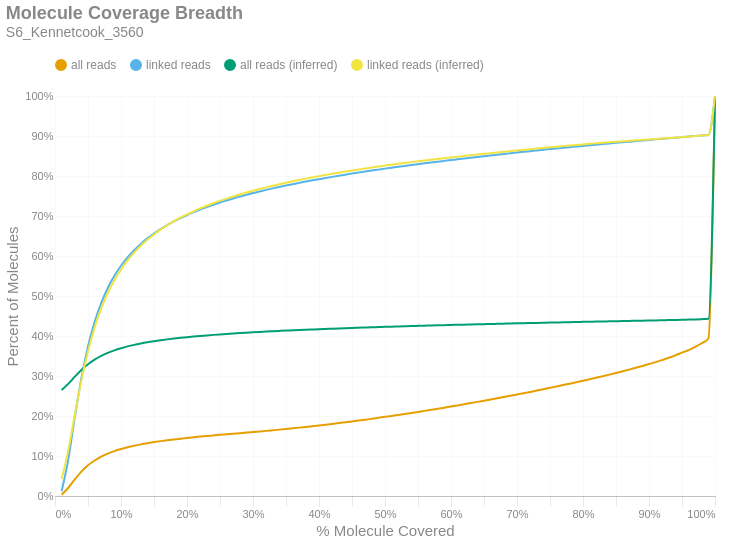

Write notebook code for a chart like this one.
### Markdown cell above
### Molecule Read Coverage
This chart shows molecule coverage breadth as computed by the number of bases aligned to that molecule. In other words, "*how much of each unique long molecule is actually sequenced/aligned?*" Keep in mind there is a distinction between sequences and alignments, since some sequences belonging to a particular molecule may not align well and wouldn't appear in the alignment data. This chart also shows molecule coverage breadth as computed by the *inferred fragment* from which the aligned sequences originate. Unlike read coverage, this calculation takes into account the total insert size, including unsequenced gaps between the forward and reverse reads. Like the previous figures, these are cumulative percents.

### Code cell
if SKIPLR:
    print_html(f"Skipped")
else:
    binned_df = consolidated_hist(valids['coverage_bp'], mask, 0.01, True)
    binned_df_inf = consolidated_hist(valids['coverage_inserts'], mask, 0.01, True)
    binned_df = binned_df.with_columns(pl.lit(binned_df_inf['all reads (cumsum)']).alias('all reads (inferred)'))
    binned_df = binned_df.with_columns(pl.lit(binned_df_inf['linked reads (cumsum)']).alias('linked reads (inferred)'))
    binned_df = binned_df.with_columns(
        (pl.col('bin').cast(pl.Float64) + 0.01).alias('right_edge')
    )

    with SafeRender(binned_df):
        (
            density_plot(binned_df, 'Molecule Coverage Breadth', samplename, 'molcov', ['all reads (inferred)','linked reads (inferred)'])
            .encode(
                #x=alt.X('bin:Q', title="% Molecule Covered").axis(format = '%').scale(padding=0),
                x=alt.X('right_edge:Q', title="% Molecule Covered").axis(format='%').scale(padding=0),
                y=alt.Y('value:Q', title='Percent of Molecules')
                    .axis(format='%')
                    .stack(False)
                    .scale(domainMin=0, padding=0),
                color=alt.Color("key:N").scale(domain = ["all reads", "linked reads", "all reads (inferred)", "linked reads (inferred)"]),
                tooltip = [
                    alt.Tooltip("key:N", title = "Data Type"),
                    alt.Tooltip("range_label:N", title="% Molecule Covered"),
                    alt.Tooltip("value:Q", format = ".2%", title="% Molecules")
                ]
            )
        ).display()

### Figure 1 — Vega-Lite specification as saved in the notebook (floating-point values rounded to 4 significant figures)
{"width": "container", "height": 400, "config": {"title": {"anchor": "start", "dy": -15, "fontSize": 18, "color": "#888888", "subtitleColor": "#888888", "subtitleFontSize": 14}, "arc": {"fill": "#0072B2"}, "axis": {"domainColor": "#888888", "domainWidth": 0.5, "gridWidth": 0.2, "grid": false, "titleFontWeight": 400, "titleFontSize": 15, "labelFontSize": 11, "labelColor": "#888888", "tickColor": "#888888", "tickWidth": 0.2, "titleColor": "#888888"}, "axisBand": {"grid": false}, "axisX": {"grid": true, "tickSize": 10, "domainCap": "round"}, "axisY": {"domain": false, "grid": true, "tickSize": 0, "domainCap": "round"}, "background": "transparent", "header": {"labelFontSize": 15, "labelColor": "#888888", "titleFontSize": 15, "titleFontWeight": 600, "titleColor": "#888888"}, "legend": {"labelFont": "sans-serif", "labelFontSize": 12, "labelColor": "#888888", "symbolSize": 100, "symbolType": "circle", "titleFontSize": 12, "titlePadding": 10, "titleColor": "#888888", "title": null, "orient": "top"}, "range": {"category": ["#E69F00", "#56B4E9", "#009E73", "#F0E442", "#0072B2", "#D55E00", "#CC79A7", "#000000"], "diverging": ["#cfe8f3", "#a2d4ec", "#73bfe2", "#46abdb", "#1696d2", "#12719e"]}, "area": {"fill": "#0072B2", "fillOpacity": 0.7, "line": true, "strokeOpacity": 0.7}, "line": {"color": "#0072B2", "stroke": "#0072B2", "strokeWidth": 2}, "trail": {"color": "#0072B2", "stroke": "#0072B2", "strokeWidth": 0, "size": 1}, "point": {"filled": true, "fillOpacity": 1.0, "size": 95}, "text": {"color": "#888888", "fontSize": 11, "align": "right", "fontWeight": 400, "size": 11}, "bar": {"fill": "#0072B2", "stroke": null}, "view": {"stroke": null, "continuousWidth": 660, "continuousHeight": 400}}, "data": {"name": "data-fa548a279d68093fa78ad9e9ed9633af"}, "mark": {"type": "line", "interpolate": "monotone", "point": {"opacity": 0, "size": 275}}, "encoding": {"color": {"field": "key", "scale": {"domain": ["all reads", "linked reads", "all reads (inferred)", "linked reads (inferred)"]}, "type": "nominal"}, "tooltip": [{"field": "key", "title": "Data Type", "type": "nominal"}, {"field": "range_label", "title": "% Molecule Covered", "type": "nominal"}, {"field": "value", "format": ".2%", "title": "% Molecules", "type": "quantitative"}], "x": {"axis": {"format": "%"}, "field": "right_edge", "scale": {"padding": 0}, "title": "% Molecule Covered", "type": "quantitative"}, "y": {"axis": {"format": "%"}, "field": "value", "scale": {"domainMin": 0, "padding": 0}, "stack": false, "title": "Percent of Molecules", "type": "quantitative"}}, "params": [{"name": "param_c36ac31b6afebe62", "select": {"type": "point", "fields": ["key"]}, "bind": "legend"}], "title": {"text": "Molecule Coverage Breadth", "subtitle": "S6_Kennetcook_3560"}, "transform": [{"fold": ["all reads (cumsum)", "linked reads (cumsum)", "all reads (inferred)", "linked reads (inferred)"]}, {"calculate": "replace(datum.key, ' (cumsum)', '')", "as": "key"}, {"filter": {"param": "param_c36ac31b6afebe62"}}], "usermeta": {"embedOptions": {"downloadFileName": "S6_Kennetcook_3560.molcov"}}, "$schema": "https://vega.github.io/schema/vega-lite/v6.1.0.json", "datasets": {"data-fa548a279d68093fa78ad9e9ed9633af": [{"bin": "0.0", "interval": "0.0-0.01", "all reads": 0.003295, "linked reads": 0.01172, "all reads (cumsum)": 0.003295, "linked reads (cumsum)": 0.01172, "range_label": "0.0-0.01", "all reads (inferred)": 0.2652, "linked reads (inferred)": 0.04228, "right_edge": 0.01}, {"bin": "0.01", "interval": "0.01-0.02", "all reads": 0.01671, "linked reads": 0.07842, "all reads (cumsum)": 0.02001, "linked reads (cumsum)": 0.09013, "range_label": "0.01-0.02", "all reads (inferred)": 0.2802, "linked reads (inferred)": 0.1128, "right_edge": 0.02}, {"bin": "0.02", "interval": "0.02-0.03", "all reads": 0.02157, "linked reads": 0.1071, "all reads (cumsum)": 0.04158, "linked reads (cumsum)": 0.1973, "range_label": "0.02-0.03", "all reads (inferred)": 0.2983, "linked reads (inferred)": 0.2032, "right_edge": 0.03}, {"bin": "0.03", "interval": "0.03-0.04", "all reads": 0.01943, "linked reads": 0.09781, "all reads (cumsum)": 0.06101, "linked reads (cumsum)": 0.2951, "range_label": "0.03-0.04", "all reads (inferred)": 0.3152, "linked reads (inferred)": 0.2891, "right_edge": 0.04}, {"bin": "0.04", "interval": "0.04-0.05", "all reads": 0.01565, "linked reads": 0.07897, "all reads (cumsum)": 0.07666, "linked reads (cumsum)": 0.3741, "range_label": "0.04-0.05", "all reads (inferred)": 0.3294, "linked reads (inferred)": 0.3617, "right_edge": 0.05}, {"bin": "0.05", "interval": "0.05-0.06", "all reads": 0.01219, "linked reads": 0.06102, "all reads (cumsum)": 0.08885, "linked reads (cumsum)": 0.4351, "range_label": "0.05-0.06", "all reads (inferred)": 0.3409, "linked reads (inferred)": 0.421, "right_edge": 0.06}, {"bin": "0.06", "interval": "0.06-0.07", "all reads": 0.009532, "linked reads": 0.04737, "all reads (cumsum)": 0.09838, "linked reads (cumsum)": 0.4824, "range_label": "0.06-0.07", "all reads (inferred)": 0.3503, "linked reads (inferred)": 0.4689, "right_edge": 0.07}, {"bin": "0.07", "interval": "0.07-0.08", "all reads": 0.007625, "linked reads": 0.03761, "all reads (cumsum)": 0.106, "linked reads (cumsum)": 0.52, "range_label": "0.07-0.08", "all reads (inferred)": 0.3579, "linked reads (inferred)": 0.5076, "right_edge": 0.08}, {"bin": "0.08", "interval": "0.08-0.09", "all reads": 0.006197, "linked reads": 0.0303, "all reads (cumsum)": 0.1122, "linked reads (cumsum)": 0.5503, "range_label": "0.08-0.09", "all reads (inferred)": 0.3642, "linked reads (inferred)": 0.5394, "right_edge": 0.09}, {"bin": "0.09", "interval": "0.09-0.1", "all reads": 0.005228, "linked reads": 0.02522, "all reads (cumsum)": 0.1174, "linked reads (cumsum)": 0.5756, "range_label": "0.09-0.1", "all reads (inferred)": 0.3695, "linked reads (inferred)": 0.5662, "right_edge": 0.1}, {"bin": "0.1", "interval": "0.1-0.11", "all reads": 0.004455, "linked reads": 0.02107, "all reads (cumsum)": 0.1219, "linked reads (cumsum)": 0.5966, "range_label": "0.1-0.11", "all reads (inferred)": 0.374, "linked reads (inferred)": 0.5891, "right_edge": 0.11}, {"bin": "0.11", "interval": "0.11-0.12", "all reads": 0.003801, "linked reads": 0.01788, "all reads (cumsum)": 0.1257, "linked reads (cumsum)": 0.6145, "range_label": "0.11-0.12", "all reads (inferred)": 0.3779, "linked reads (inferred)": 0.6085, "right_edge": 0.12}, {"bin": "0.12", "interval": "0.12-0.13", "all reads": 0.003374, "linked reads": 0.01572, "all reads (cumsum)": 0.1291, "linked reads (cumsum)": 0.6302, "range_label": "0.12-0.13", "all reads (inferred)": 0.3812, "linked reads (inferred)": 0.6254, "right_edge": 0.13}, {"bin": "0.13", "interval": "0.13-0.14", "all reads": 0.002985, "linked reads": 0.01379, "all reads (cumsum)": 0.132, "linked reads (cumsum)": 0.644, "range_label": "0.13-0.14", "all reads (inferred)": 0.3843, "linked reads (inferred)": 0.6406, "right_edge": 0.14}, {"bin": "0.14", "interval": "0.14-0.15", "all reads": 0.002677, "linked reads": 0.01226, "all reads (cumsum)": 0.1347, "linked reads (cumsum)": 0.6563, "range_label": "0.14-0.15", "all reads (inferred)": 0.3869, "linked reads (inferred)": 0.6539, "right_edge": 0.15}, {"bin": "0.15", "interval": "0.15-0.16", "all reads": 0.002443, "linked reads": 0.01101, "all reads (cumsum)": 0.1372, "linked reads (cumsum)": 0.6673, "range_label": "0.15-0.16", "all reads (inferred)": 0.3894, "linked reads (inferred)": 0.6661, "right_edge": 0.16}, {"bin": "0.16", "interval": "0.16-0.17", "all reads": 0.002234, "linked reads": 0.01001, "all reads (cumsum)": 0.1394, "linked reads (cumsum)": 0.6773, "range_label": "0.16-0.17", "all reads (inferred)": 0.3916, "linked reads (inferred)": 0.6769, "right_edge": 0.17}, {"bin": "0.17", "interval": "0.17-0.18", "all reads": 0.002057, "linked reads": 0.00905, "all reads (cumsum)": 0.1415, "linked reads (cumsum)": 0.6863, "range_label": "0.17-0.18", "all reads (inferred)": 0.3936, "linked reads (inferred)": 0.6867, "right_edge": 0.18}, {"bin": "0.18", "interval": "0.18-0.19", "all reads": 0.001919, "linked reads": 0.008398, "all reads (cumsum)": 0.1434, "linked reads (cumsum)": 0.6947, "range_label": "0.18-0.19", "all reads (inferred)": 0.3954, "linked reads (inferred)": 0.6957, "right_edge": 0.19}, {"bin": "0.19", "interval": "0.19-0.2", "all reads": 0.001822, "linked reads": 0.00781, "all reads (cumsum)": 0.1452, "linked reads (cumsum)": 0.7026, "range_label": "0.19-0.2", "all reads (inferred)": 0.3971, "linked reads (inferred)": 0.7041, "right_edge": 0.2}, {"bin": "0.2", "interval": "0.2-0.21", "all reads": 0.001678, "linked reads": 0.007091, "all reads (cumsum)": 0.1469, "linked reads (cumsum)": 0.7096, "range_label": "0.2-0.21", "all reads (inferred)": 0.3987, "linked reads (inferred)": 0.7118, "right_edge": 0.21}, {"bin": "0.21", "interval": "0.21-0.22", "all reads": 0.001607, "linked reads": 0.006624, "all reads (cumsum)": 0.1485, "linked reads (cumsum)": 0.7163, "range_label": "0.21-0.22", "all reads (inferred)": 0.4001, "linked reads (inferred)": 0.7189, "right_edge": 0.22}, {"bin": "0.22", "interval": "0.22-0.23", "all reads": 0.001534, "linked reads": 0.006106, "all reads (cumsum)": 0.15, "linked reads (cumsum)": 0.7224, "range_label": "0.22-0.23", "all reads (inferred)": 0.4015, "linked reads (inferred)": 0.7256, "right_edge": 0.23}, {"bin": "0.23", "interval": "0.23-0.24", "all reads": 0.001482, "linked reads": 0.005792, "all reads (cumsum)": 0.1515, "linked reads (cumsum)": 0.7282, "range_label": "0.23-0.24", "all reads (inferred)": 0.4028, "linked reads (inferred)": 0.7319, "right_edge": 0.24}, {"bin": "0.24", "interval": "0.24-0.25", "all reads": 0.001451, "linked reads": 0.005558, "all reads (cumsum)": 0.1529, "linked reads (cumsum)": 0.7337, "range_label": "0.24-0.25", "all reads (inferred)": 0.404, "linked reads (inferred)": 0.7379, "right_edge": 0.25}, {"bin": "0.25", "interval": "0.25-0.26", "all reads": 0.001377, "linked reads": 0.005141, "all reads (cumsum)": 0.1543, "linked reads (cumsum)": 0.7389, "range_label": "0.25-0.26", "all reads (inferred)": 0.4052, "linked reads (inferred)": 0.7434, "right_edge": 0.26}, {"bin": "0.26", "interval": "0.26-0.27", "all reads": 0.001377, "linked reads": 0.004956, "all reads (cumsum)": 0.1557, "linked reads (cumsum)": 0.7438, "range_label": "0.26-0.27", "all reads (inferred)": 0.4063, "linked reads (inferred)": 0.7487, "right_edge": 0.27}, {"bin": "0.27", "interval": "0.27-0.28", "all reads": 0.001391, "linked reads": 0.004737, "all reads (cumsum)": 0.1571, "linked reads (cumsum)": 0.7486, "range_label": "0.27-0.28", "all reads (inferred)": 0.4073, "linked reads (inferred)": 0.7538, "right_edge": 0.28}, {"bin": "0.28", "interval": "0.28-0.29", "all reads": 0.001368, "linked reads": 0.004381, "all reads (cumsum)": 0.1585, "linked reads (cumsum)": 0.7529, "range_label": "0.28-0.29", "all reads (inferred)": 0.4083, "linked reads (inferred)": 0.7586, "right_edge": 0.29}, {"bin": "0.29", "interval": "0.29-0.3", "all reads": 0.001432, "linked reads": 0.004394, "all reads (cumsum)": 0.1599, "linked reads (cumsum)": 0.7573, "range_label": "0.29-0.3", "all reads (inferred)": 0.4093, "linked reads (inferred)": 0.7631, "right_edge": 0.3}, {"bin": "0.3", "interval": "0.3-0.31", "all reads": 0.001447, "linked reads": 0.00406, "all reads (cumsum)": 0.1613, "linked reads (cumsum)": 0.7614, "range_label": "0.3-0.31", "all reads (inferred)": 0.4102, "linked reads (inferred)": 0.7675, "right_edge": 0.31}, {"bin": "0.31", "interval": "0.31-0.32", "all reads": 0.001479, "linked reads": 0.00389, "all reads (cumsum)": 0.1628, "linked reads (cumsum)": 0.7653, "range_label": "0.31-0.32", "all reads (inferred)": 0.4111, "linked reads (inferred)": 0.7716, "right_edge": 0.32}, {"bin": "0.32", "interval": "0.32-0.33", "all reads": 0.001557, "linked reads": 0.003773, "all reads (cumsum)": 0.1644, "linked reads (cumsum)": 0.7691, "range_label": "0.32-0.33", "all reads (inferred)": 0.4119, "linked reads (inferred)": 0.7756, "right_edge": 0.33}, {"bin": "0.33", "interval": "0.33-0.34", "all reads": 0.001572, "linked reads": 0.003604, "all reads (cumsum)": 0.1659, "linked reads (cumsum)": 0.7727, "range_label": "0.33-0.34", "all reads (inferred)": 0.4127, "linked reads (inferred)": 0.7795, "right_edge": 0.34}, {"bin": "0.34", "interval": "0.34-0.35", "all reads": 0.001625, "linked reads": 0.003576, "all reads (cumsum)": 0.1676, "linked reads (cumsum)": 0.7762, "range_label": "0.34-0.35", "all reads (inferred)": 0.4135, "linked reads (inferred)": 0.7832, "right_edge": 0.35}, {"bin": "0.35", "interval": "0.35-0.36", "all reads": 0.00167, "linked reads": 0.003353, "all reads (cumsum)": 0.1692, "linked reads (cumsum)": 0.7796, "range_label": "0.35-0.36", "all reads (inferred)": 0.4143, "linked reads (inferred)": 0.7867, "right_edge": 0.36}, {"bin": "0.36", "interval": "0.36-0.37", "all reads": 0.001702, "linked reads": 0.003228, "all reads (cumsum)": 0.1709, "linked reads (cumsum)": 0.7828, "range_label": "0.36-0.37", "all reads (inferred)": 0.415, "linked reads (inferred)": 0.7901, "right_edge": 0.37}, {"bin": "0.37", "interval": "0.37-0.38", "all reads": 0.001747, "linked reads": 0.003206, "all reads (cumsum)": 0.1727, "linked reads (cumsum)": 0.786, "range_label": "0.37-0.38", "all reads (inferred)": 0.4157, "linked reads (inferred)": 0.7934, "right_edge": 0.38}, {"bin": "0.38", "interval": "0.38-0.39", "all reads": 0.001819, "linked reads": 0.00309, "all reads (cumsum)": 0.1745, "linked reads (cumsum)": 0.7891, "range_label": "0.38-0.39", "all reads (inferred)": 0.4164, "linked reads (inferred)": 0.7966, "right_edge": 0.39}, {"bin": "0.39", "interval": "0.39-0.4", "all reads": 0.001904, "linked reads": 0.003019, "all reads (cumsum)": 0.1764, "linked reads (cumsum)": 0.7921, "range_label": "0.39-0.4", "all reads (inferred)": 0.4171, "linked reads (inferred)": 0.7997, "right_edge": 0.4}, {"bin": "0.4", "interval": "0.4-0.41", "all reads": 0.001891, "linked reads": 0.002875, "all reads (cumsum)": 0.1783, "linked reads (cumsum)": 0.795, "range_label": "0.4-0.41", "all reads (inferred)": 0.4177, "linked reads (inferred)": 0.8026, "right_edge": 0.41}, {"bin": "0.41", "interval": "0.41-0.42", "all reads": 0.001967, "linked reads": 0.002826, "all reads (cumsum)": 0.1803, "linked reads (cumsum)": 0.7978, "range_label": "0.41-0.42", "all reads (inferred)": 0.4183, "linked reads (inferred)": 0.8055, "right_edge": 0.42}, {"bin": "0.42", "interval": "0.42-0.43", "all reads": 0.002026, "linked reads": 0.002766, "all reads (cumsum)": 0.1823, "linked reads (cumsum)": 0.8006, "range_label": "0.42-0.43", "all reads (inferred)": 0.419, "linked reads (inferred)": 0.8083, "right_edge": 0.43}, {"bin": "0.43", "interval": "0.43-0.44", "all reads": 0.002068, "linked reads": 0.002709, "all reads (cumsum)": 0.1844, "linked reads (cumsum)": 0.8033, "range_label": "0.43-0.44", "all reads (inferred)": 0.4196, "linked reads (inferred)": 0.8111, "right_edge": 0.44}, {"bin": "0.44", "interval": "0.44-0.45", "all reads": 0.002116, "linked reads": 0.002704, "all reads (cumsum)": 0.1865, "linked reads (cumsum)": 0.806, "range_label": "0.44-0.45", "all reads (inferred)": 0.4201, "linked reads (inferred)": 0.8137, "right_edge": 0.45}, {"bin": "0.45", "interval": "0.45-0.46", "all reads": 0.002143, "linked reads": 0.002604, "all reads (cumsum)": 0.1886, "linked reads (cumsum)": 0.8086, "range_label": "0.45-0.46", "all reads (inferred)": 0.4207, "linked reads (inferred)": 0.8162, "right_edge": 0.46}, {"bin": "0.46", "interval": "0.46-0.47", "all reads": 0.002221, "linked reads": 0.002499, "all reads (cumsum)": 0.1908, "linked reads (cumsum)": 0.8111, "range_label": "0.46-0.47", "all reads (inferred)": 0.4213, "linked reads (inferred)": 0.8187, "right_edge": 0.47}, {"bin": "0.47", "interval": "0.47-0.48", "all reads": 0.002269, "linked reads": 0.002471, "all reads (cumsum)": 0.1931, "linked reads (cumsum)": 0.8136, "range_label": "0.47-0.48", "all reads (inferred)": 0.4218, "linked reads (inferred)": 0.8212, "right_edge": 0.48}, {"bin": "0.48", "interval": "0.48-0.49", "all reads": 0.002259, "linked reads": 0.002376, "all reads (cumsum)": 0.1954, "linked reads (cumsum)": 0.816, "range_label": "0.48-0.49", "all reads (inferred)": 0.4223, "linked reads (inferred)": 0.8235, "right_edge": 0.49}, {"bin": "0.49", "interval": "0.49-0.5", "all reads": 0.002498, "linked reads": 0.002458, "all reads (cumsum)": 0.1979, "linked reads (cumsum)": 0.8184, "range_label": "0.49-0.5", "all reads (inferred)": 0.4229, "linked reads (inferred)": 0.826, "right_edge": 0.5}, {"bin": "0.5", "interval": "0.5-0.51", "all reads": 0.00222, "linked reads": 0.002272, "all reads (cumsum)": 0.2001, "linked reads (cumsum)": 0.8207, "range_label": "0.5-0.51", "all reads (inferred)": 0.4234, "linked reads (inferred)": 0.8282, "right_edge": 0.51}, {"bin": "0.51", "interval": "0.51-0.52", "all reads": 0.002509, "linked reads": 0.002305, "all reads (cumsum)": 0.2026, "linked reads (cumsum)": 0.823, "range_label": "0.51-0.52", "all reads (inferred)": 0.4239, "linked reads (inferred)": 0.8304, "right_edge": 0.52}, {"bin": "0.52", "interval": "0.52-0.53", "all reads": 0.002487, "linked reads": 0.002224, "all reads (cumsum)": 0.2051, "linked reads (cumsum)": 0.8252, "range_label": "0.52-0.53", "all reads (inferred)": 0.4244, "linked reads (inferred)": 0.8325, "right_edge": 0.53}, {"bin": "0.53", "interval": "0.53-0.54", "all reads": 0.002518, "linked reads": 0.002145, "all reads (cumsum)": 0.2076, "linked reads (cumsum)": 0.8274, "range_label": "0.53-0.54", "all reads (inferred)": 0.4249, "linked reads (inferred)": 0.8347, "right_edge": 0.54}, {"bin": "0.54", "interval": "0.54-0.55", "all reads": 0.002547, "linked reads": 0.002148, "all reads (cumsum)": 0.2102, "linked reads (cumsum)": 0.8295, "range_label": "0.54-0.55", "all reads (inferred)": 0.4253, "linked reads (inferred)": 0.8368, "right_edge": 0.55}, {"bin": "0.55", "interval": "0.55-0.56", "all reads": 0.002663, "linked reads": 0.002193, "all reads (cumsum)": 0.2128, "linked reads (cumsum)": 0.8317, "range_label": "0.55-0.56", "all reads (inferred)": 0.4258, "linked reads (inferred)": 0.8388, "right_edge": 0.56}, {"bin": "0.56", "interval": "0.56-0.57", "all reads": 0.00265, "linked reads": 0.001991, "all reads (cumsum)": 0.2155, "linked reads (cumsum)": 0.8337, "range_label": "0.56-0.57", "all reads (inferred)": 0.4263, "linked reads (inferred)": 0.8408, "right_edge": 0.57}, {"bin": "0.57", "interval": "0.57-0.58", "all reads": 0.002639, "linked reads": 0.002076, "all reads (cumsum)": 0.2181, "linked reads (cumsum)": 0.8358, "range_label": "0.57-0.58", "all reads (inferred)": 0.4267, "linked reads (inferred)": 0.8428, "right_edge": 0.58}, {"bin": "0.58", "interval": "0.58-0.59", "all reads": 0.00277, "linked reads": 0.002035, "all reads (cumsum)": 0.2209, "linked reads (cumsum)": 0.8378, "range_label": "0.58-0.59", "all reads (inferred)": 0.4271, "linked reads (inferred)": 0.8446, "right_edge": 0.59}, {"bin": "0.59", "interval": "0.59-0.6", "all reads": 0.00285, "linked reads": 0.002047, "all reads (cumsum)": 0.2237, "linked reads (cumsum)": 0.8399, "range_label": "0.59-0.6", "all reads (inferred)": 0.4276, "linked reads (inferred)": 0.8465, "right_edge": 0.6}, {"bin": "0.6", "interval": "0.6-0.61", "all reads": 0.002773, "linked reads": 0.001927, "all reads (cumsum)": 0.2265, "linked reads (cumsum)": 0.8418, "range_label": "0.6-0.61", "all reads (inferred)": 0.428, "linked reads (inferred)": 0.8484, "right_edge": 0.61}, {"bin": "0.61", "interval": "0.61-0.62", "all reads": 0.002965, "linked reads": 0.001999, "all reads (cumsum)": 0.2295, "linked reads (cumsum)": 0.8438, "range_label": "0.61-0.62", "all reads (inferred)": 0.4284, "linked reads (inferred)": 0.8502, "right_edge": 0.62}, {"bin": "0.62", "interval": "0.62-0.63", "all reads": 0.002906, "linked reads": 0.001976, "all reads (cumsum)": 0.2324, "linked reads (cumsum)": 0.8458, "range_label": "0.62-0.63", "all reads (inferred)": 0.4288, "linked reads (inferred)": 0.852, "right_edge": 0.63}, {"bin": "0.63", "interval": "0.63-0.64", "all reads": 0.002935, "linked reads": 0.001926, "all reads (cumsum)": 0.2353, "linked reads (cumsum)": 0.8477, "range_label": "0.63-0.64", "all reads (inferred)": 0.4293, "linked reads (inferred)": 0.8538, "right_edge": 0.64}, {"bin": "0.64", "interval": "0.64-0.65", "all reads": 0.002971, "linked reads": 0.001891, "all reads (cumsum)": 0.2383, "linked reads (cumsum)": 0.8496, "range_label": "0.64-0.65", "all reads (inferred)": 0.4297, "linked reads (inferred)": 0.8555, "right_edge": 0.65}, {"bin": "0.65", "interval": "0.65-0.66", "all reads": 0.003076, "linked reads": 0.001893, "all reads (cumsum)": 0.2414, "linked reads (cumsum)": 0.8515, "range_label": "0.65-0.66", "all reads (inferred)": 0.4301, "linked reads (inferred)": 0.8572, "right_edge": 0.66}, {"bin": "0.66", "interval": "0.66-0.67", "all reads": 0.003066, "linked reads": 0.001803, "all reads (cumsum)": 0.2444, "linked reads (cumsum)": 0.8533, "range_label": "0.66-0.67", "all reads (inferred)": 0.4305, "linked reads (inferred)": 0.8589, "right_edge": 0.67}, {"bin": "0.67", "interval": "0.67-0.68", "all reads": 0.003096, "linked reads": 0.001801, "all reads (cumsum)": 0.2475, "linked reads (cumsum)": 0.8551, "range_label": "0.67-0.68", "all reads (inferred)": 0.4309, "linked reads (inferred)": 0.8605, "right_edge": 0.68}, {"bin": "0.68", "interval": "0.68-0.69", "all reads": 0.003144, "linked reads": 0.001822, "all reads (cumsum)": 0.2507, "linked reads (cumsum)": 0.8569, "range_label": "0.68-0.69", "all reads (inferred)": 0.4313, "linked reads (inferred)": 0.8622, "right_edge": 0.69}, {"bin": "0.69", "interval": "0.69-0.7", "all reads": 0.003173, "linked reads": 0.001755, "all reads (cumsum)": 0.2538, "linked reads (cumsum)": 0.8586, "range_label": "0.69-0.7", "all reads (inferred)": 0.4317, "linked reads (inferred)": 0.8639, "right_edge": 0.7}, {"bin": "0.7", "interval": "0.7-0.71", "all reads": 0.003165, "linked reads": 0.001729, "all reads (cumsum)": 0.257, "linked reads (cumsum)": 0.8604, "range_label": "0.7-0.71", "all reads (inferred)": 0.432, "linked reads (inferred)": 0.8655, "right_edge": 0.71}, {"bin": "0.71", "interval": "0.71-0.72", "all reads": 0.00324, "linked reads": 0.001734, "all reads (cumsum)": 0.2602, "linked reads (cumsum)": 0.8621, "range_label": "0.71-0.72", "all reads (inferred)": 0.4324, "linked reads (inferred)": 0.8671, "right_edge": 0.72}, {"bin": "0.72", "interval": "0.72-0.73", "all reads": 0.003348, "linked reads": 0.00175, "all reads (cumsum)": 0.2636, "linked reads (cumsum)": 0.8639, "range_label": "0.72-0.73", "all reads (inferred)": 0.4328, "linked reads (inferred)": 0.8687, "right_edge": 0.73}, {"bin": "0.73", "interval": "0.73-0.74", "all reads": 0.003302, "linked reads": 0.001716, "all reads (cumsum)": 0.2669, "linked reads (cumsum)": 0.8656, "range_label": "0.73-0.74", "all reads (inferred)": 0.4332, "linked reads (inferred)": 0.8703, "right_edge": 0.74}, {"bin": "0.74", "interval": "0.74-0.75", "all reads": 0.003588, "linked reads": 0.001696, "all reads (cumsum)": 0.2705, "linked reads (cumsum)": 0.8673, "range_label": "0.74-0.75", "all reads (inferred)": 0.4336, "linked reads (inferred)": 0.8718, "right_edge": 0.75}, {"bin": "0.75", "interval": "0.75-0.76", "all reads": 0.003301, "linked reads": 0.001536, "all reads (cumsum)": 0.2738, "linked reads (cumsum)": 0.8688, "range_label": "0.75-0.76", "all reads (inferred)": 0.4339, "linked reads (inferred)": 0.8733, "right_edge": 0.76}, {"bin": "0.76", "interval": "0.76-0.77", "all reads": 0.003499, "linked reads": 0.001594, "all reads (cumsum)": 0.2773, "linked reads (cumsum)": 0.8704, "range_label": "0.76-0.77", "all reads (inferred)": 0.4343, "linked reads (inferred)": 0.8747, "right_edge": 0.77}, {"bin": "0.77", "interval": "0.77-0.78", "all reads": 0.003598, "linked reads": 0.001694, "all reads (cumsum)": 0.2809, "linked reads (cumsum)": 0.8721, "range_label": "0.77-0.78", "all reads (inferred)": 0.4346, "linked reads (inferred)": 0.8762, "right_edge": 0.78}, {"bin": "0.78", "interval": "0.78-0.79", "all reads": 0.003612, "linked reads": 0.00152, "all reads (cumsum)": 0.2845, "linked reads (cumsum)": 0.8736, "range_label": "0.78-0.79", "all reads (inferred)": 0.435, "linked reads (inferred)": 0.8776, "right_edge": 0.79}, {"bin": "0.79", "interval": "0.79-0.8", "all reads": 0.003842, "linked reads": 0.001637, "all reads (cumsum)": 0.2883, "linked reads (cumsum)": 0.8753, "range_label": "0.79-0.8", "all reads (inferred)": 0.4353, "linked reads (inferred)": 0.879, "right_edge": 0.8}, {"bin": "0.8", "interval": "0.8-0.81", "all reads": 0.003557, "linked reads": 0.001529, "all reads (cumsum)": 0.2919, "linked reads (cumsum)": 0.8768, "range_label": "0.8-0.81", "all reads (inferred)": 0.4357, "linked reads (inferred)": 0.8804, "right_edge": 0.81}, {"bin": "0.81", "interval": "0.81-0.82", "all reads": 0.003796, "linked reads": 0.001584, "all reads (cumsum)": 0.2957, "linked reads (cumsum)": 0.8784, "range_label": "0.81-0.82", "all reads (inferred)": 0.436, "linked reads (inferred)": 0.8817, "right_edge": 0.82}, {"bin": "0.82", "interval": "0.82-0.83", "all reads": 0.003849, "linked reads": 0.001534, "all reads (cumsum)": 0.2995, "linked reads (cumsum)": 0.8799, "range_label": "0.82-0.83", "all reads (inferred)": 0.4363, "linked reads (inferred)": 0.883, "right_edge": 0.83}, {"bin": "0.83", "interval": "0.83-0.84", "all reads": 0.003972, "linked reads": 0.001464, "all reads (cumsum)": 0.3035, "linked reads (cumsum)": 0.8814, "range_label": "0.83-0.84", "all reads (inferred)": 0.4367, "linked reads (inferred)": 0.8842, "right_edge": 0.84}, {"bin": "0.84", "interval": "0.84-0.85", "all reads": 0.00406, "linked reads": 0.001493, "all reads (cumsum)": 0.3076, "linked reads (cumsum)": 0.8829, "range_label": "0.84-0.85", "all reads (inferred)": 0.437, "linked reads (inferred)": 0.8855, "right_edge": 0.85}, {"bin": "0.85", "interval": "0.85-0.86", "all reads": 0.004206, "linked reads": 0.001483, "all reads (cumsum)": 0.3118, "linked reads (cumsum)": 0.8843, "range_label": "0.85-0.86", "all reads (inferred)": 0.4373, "linked reads (inferred)": 0.8867, "right_edge": 0.86}, {"bin": "0.86", "interval": "0.86-0.87", "all reads": 0.004244, "linked reads": 0.00146, "all reads (cumsum)": 0.316, "linked reads (cumsum)": 0.8858, "range_label": "0.86-0.87", "all reads (inferred)": 0.4377, "linked reads (inferred)": 0.888, "right_edge": 0.87}, {"bin": "0.87", "interval": "0.87-0.88", "all reads": 0.004476, "linked reads": 0.001497, "all reads (cumsum)": 0.3205, "linked reads (cumsum)": 0.8873, "range_label": "0.87-0.88", "all reads (inferred)": 0.438, "linked reads (inferred)": 0.8892, "right_edge": 0.88}, {"bin": "0.88", "interval": "0.88-0.89", "all reads": 0.004508, "linked reads": 0.001447, "all reads (cumsum)": 0.325, "linked reads (cumsum)": 0.8887, "range_label": "0.88-0.89", "all reads (inferred)": 0.4383, "linked reads (inferred)": 0.8903, "right_edge": 0.89}, {"bin": "0.89", "interval": "0.89-0.9", "all reads": 0.004863, "linked reads": 0.001463, "all reads (cumsum)": 0.3299, "linked reads (cumsum)": 0.8902, "range_label": "0.89-0.9", "all reads (inferred)": 0.4387, "linked reads (inferred)": 0.8915, "right_edge": 0.9}, {"bin": "0.9", "interval": "0.9-0.91", "all reads": 0.004832, "linked reads": 0.001441, "all reads (cumsum)": 0.3347, "linked reads (cumsum)": 0.8917, "range_label": "0.9-0.91", "all reads (inferred)": 0.439, "linked reads (inferred)": 0.8927, "right_edge": 0.91}, {"bin": "0.91", "interval": "0.91-0.92", "all reads": 0.005298, "linked reads": 0.001408, "all reads (cumsum)": 0.34, "linked reads (cumsum)": 0.8931, "range_label": "0.91-0.92", "all reads (inferred)": 0.4394, "linked reads (inferred)": 0.8938, "right_edge": 0.92}, {"bin": "0.92", "interval": "0.92-0.93", "all reads": 0.005501, "linked reads": 0.001386, "all reads (cumsum)": 0.3455, "linked reads (cumsum)": 0.8944, "range_label": "0.92-0.93", "all reads (inferred)": 0.4397, "linked reads (inferred)": 0.8949, "right_edge": 0.93}, {"bin": "0.93", "interval": "0.93-0.94", "all reads": 0.006075, "linked reads": 0.001361, "all reads (cumsum)": 0.3516, "linked reads (cumsum)": 0.8958, "range_label": "0.93-0.94", "all reads (inferred)": 0.4401, "linked reads (inferred)": 0.8961, "right_edge": 0.94}, {"bin": "0.94", "interval": "0.94-0.95", "all reads": 0.006929, "linked reads": 0.001438, "all reads (cumsum)": 0.3585, "linked reads (cumsum)": 0.8972, "range_label": "0.94-0.95", "all reads (inferred)": 0.4405, "linked reads (inferred)": 0.8973, "right_edge": 0.95}, {"bin": "0.95", "interval": "0.95-0.96", "all reads": 0.006046, "linked reads": 0.001344, "all reads (cumsum)": 0.3645, "linked reads (cumsum)": 0.8986, "range_label": "0.95-0.96", "all reads (inferred)": 0.441, "linked reads (inferred)": 0.8986, "right_edge": 0.96}, {"bin": "0.96", "interval": "0.96-0.97", "all reads": 0.008275, "linked reads": 0.001334, "all reads (cumsum)": 0.3728, "linked reads (cumsum)": 0.8999, "range_label": "0.96-0.97", "all reads (inferred)": 0.4415, "linked reads (inferred)": 0.8999, "right_edge": 0.97}, {"bin": "0.97", "interval": "0.97-0.98", "all reads": 0.009089, "linked reads": 0.001369, "all reads (cumsum)": 0.3819, "linked reads (cumsum)": 0.9013, "range_label": "0.97-0.98", "all reads (inferred)": 0.4421, "linked reads (inferred)": 0.9013, "right_edge": 0.98}, {"bin": "0.98", "interval": "0.98-0.99", "all reads": 0.01199, "linked reads": 0.00138, "all reads (cumsum)": 0.3939, "linked reads (cumsum)": 0.9027, "range_label": "0.98-0.99", "all reads (inferred)": 0.443, "linked reads (inferred)": 0.9026, "right_edge": 0.99}, {"bin": "0.99", "interval": "0.99-1.0", "all reads": 0.6061, "linked reads": 0.09733, "all reads (cumsum)": 1.0, "linked reads (cumsum)": 1.0, "range_label": "0.99-1.0", "all reads (inferred)": 1.0, "linked reads (inferred)": 1.0, "right_edge": 1.0}]}}
